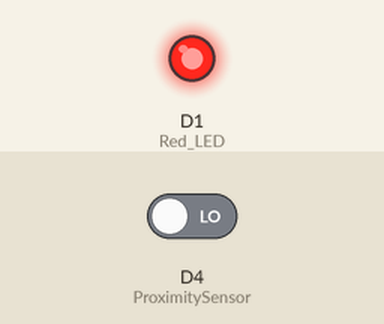
Simulated run of this sketch. Board: ESP8266 (NodeMCU). Parts: output pins drawn as LEDs (lit = HIGH). Inputs (shaded band) come from the test bench; at power-on: D4 (ProximitySensor) LOW.

Above: at 1.2 s.
1.3 s: D4 (ProximitySensor) driven HIGH
At 2.0 s:
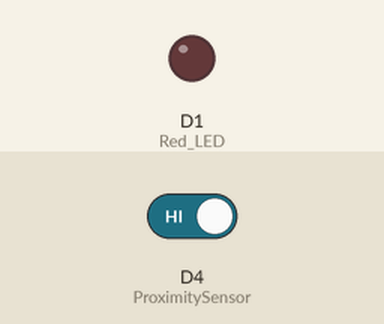
2.8 s: D4 (ProximitySensor) driven LOW
At 3.1 s:
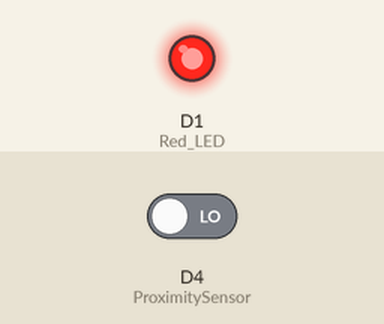
Timing chart, 0 to 5.8 s (numbered marks = the images above; inputs shaded):
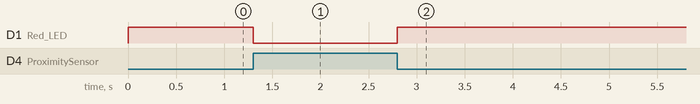

Measured:
- after the input at 1.3 s, D1 (Red_LED): HIGH → LOW at once
- after the input at 2.8 s, D1 (Red_LED): LOW → HIGH at once

The sketch:

ProximitySensor.ino
```cpp
// Welcome to Aviyan's Thoughts

int ProximitySensor = D4; // Connect OUTPUT pin of IR sensor to NodeMCU GPIO-2
int Red_LED = D1; // Connect OUTPUT pin of IR sensor to NodeMCU GPIO-5

// the setup function runs once when you press reset or power the board
void setup() {
  pinMode (ProximitySensor, INPUT); // sensor pin as INPUT
  pinMode (Red_LED, OUTPUT); // Led pin as OUTPUT
}

// the loop function runs over and over again forever
void loop() {
  // reading sensor data
  int statusSensor = digitalRead (ProximitySensor);

  if (statusSensor == 1){
    digitalWrite(Red_LED, LOW); // LED Off
  }
  else {
    digitalWrite(Red_LED, HIGH); // LED On
  }
}
```
